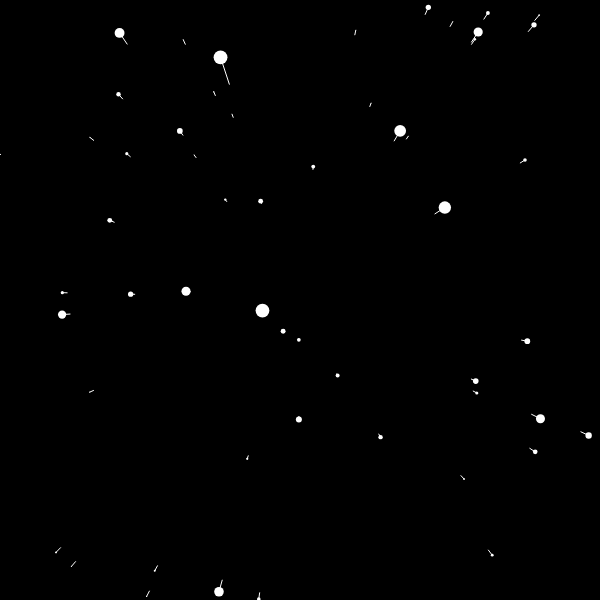
Frame 1 (no input)
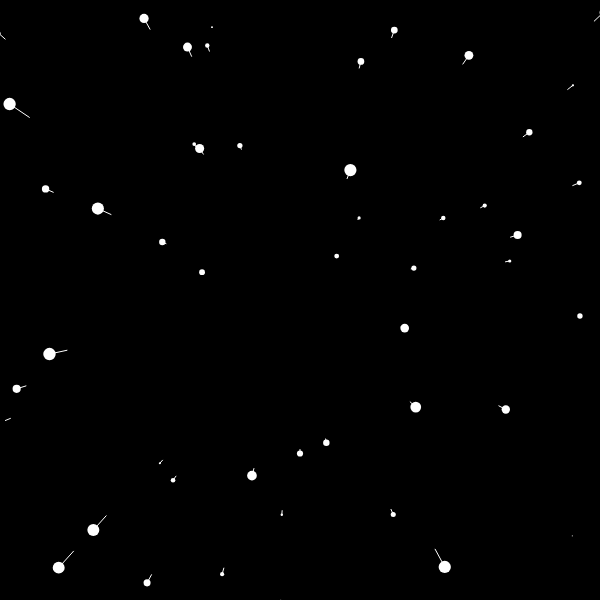
Frame 60 (no input)
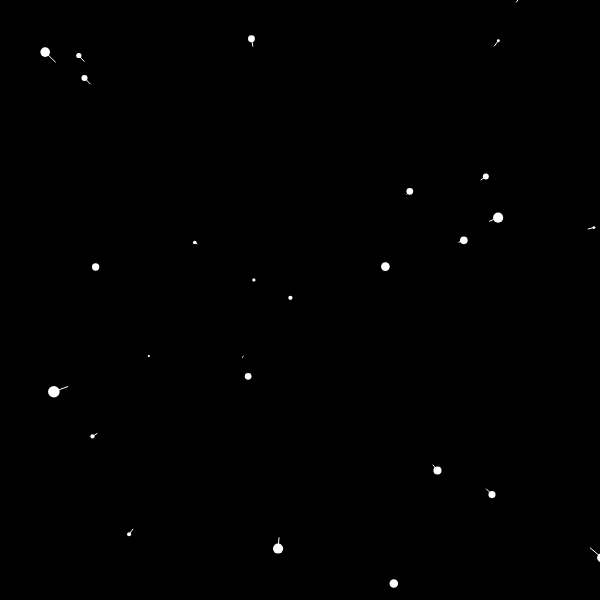
Frame 120 (the mouse pressed at the canvas centre since frame 60)

The p5.js sketch that drew these frames (run headless with seeded random() and noise() and a simulated clock; from frame 60 on, the mouse is pressed at the canvas centre):

// p5.js sketch
// ── sketch.js
const stars = [];

function setup() {
  createCanvas(600, 600);
  for(let i = 0; i <= 799; i++) {
    stars[i] = new Star();
  }
}

function draw() {
  background (0);
  translate(width / 2, height / 2)
  for(let i = 0; i < stars.length; i++) {
    stars[i].update();
    stars[i].show();
  }
}

// ── Star.js
class Star {
  constructor() {
    this.x = random(-width, width);
    this.y = random(-height, height);
    this.z = random(width);
    this.pz = this.z;
  }
  
  update() {
    this.z -= 10;
    if(this.z < 1) {
      this.x = random(-width, width);
      this.y = random(-height, height);
      this.z = random(width);
      this.pz = this.z;
    }
  }
  
  show() {
    const sx = map(this.x / this.z, 0, 1, 0, width);
    const sy = map(this.y / this.z, 0, 1, 0, height);
    const r = map(this.z, 0, width, 16, 0);
    fill(255);
    noStroke();
    ellipse(sx, sy, r, r);
    
    const px = map(this.x / this.pz, 0, 1, 0, width);
    const py = map(this.y / this.pz, 0, 1, 0, height);
    this.pz = this.z
    stroke(255);
    line(px, py, sx, sy)
  }
}

// ── style.css
body {
  margin: 0px;
  padding: 0px;
}  
